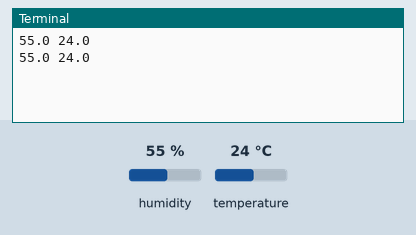
Bench run of a program on a simulated Raspberry Pi (BCM pin numbers). Parts: the last lines printed to the terminal. Inputs (shaded band) come from the test bench; at power-on: humidity 55 %, temperature 24 °C.

Above: at 1.7 s.
1.8 s: humidity set to 22 %
At 2.5 s:
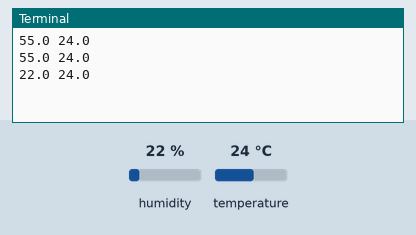
3.3 s: temperature set to 12 °C
At 3.3 s:
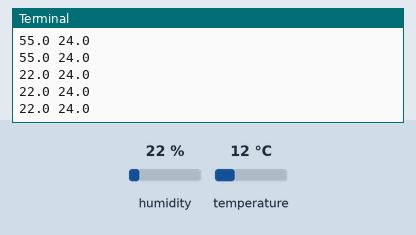
4.8 s: humidity set to 40 %
At 4.8 s:
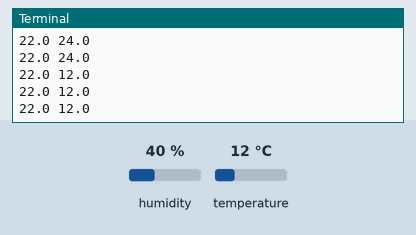
Timing chart, 0 to 7.8 s (numbered marks = the images above; inputs shaded):
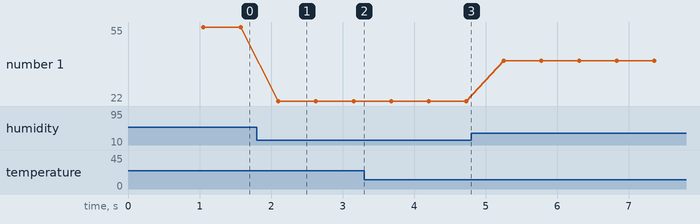

The program:

DHT11.py
```python
# #參考網站:https://www.thegeekpub.com/236867/using-the-dht11-temperature-sensor-with-the-raspberry-pi/

import Adafruit_DHT
import time

DHT_SENSOR = Adafruit_DHT.DHT11
DHT_PIN = 4

def dht11(h, t, count):
    '''
        call this function return humidity and temperature.
        dht_pin = 4
    '''
    if count==1:
        for i in range(100):
            humidity, temperature = Adafruit_DHT.read(DHT_SENSOR, DHT_PIN)
            if humidity!=None or temperature!=None:
                nh=humidity
                nt=temperature
                return nh, nt
                break

    if count==2:
        humidity, temperature = Adafruit_DHT.read(DHT_SENSOR, DHT_PIN)
        if humidity==None or temperature==None:
            return h, t
        else:
            return humidity, temperature


if __name__ == '__main__':
    h, t = dht11(0, 0, 1)
    while True:
        h, t = dht11(h, t, 2)
        print(h, t)
```

Measured:
- after the input at 1.8 s, the terminal: prints a new line after 0.30 s (image 1)
- plotted number 1: 55 → 22 after the input at 1.8 s, 22 → 40 after the input at 4.8 s
